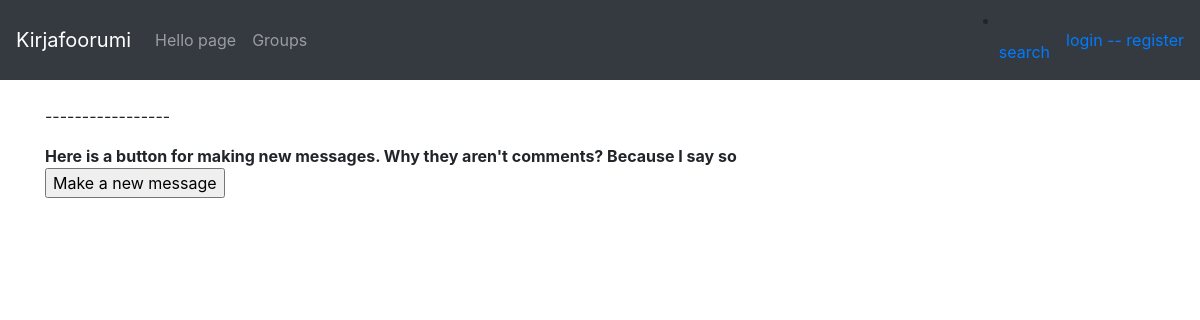
Page /groups/1/ on the earlier database version.
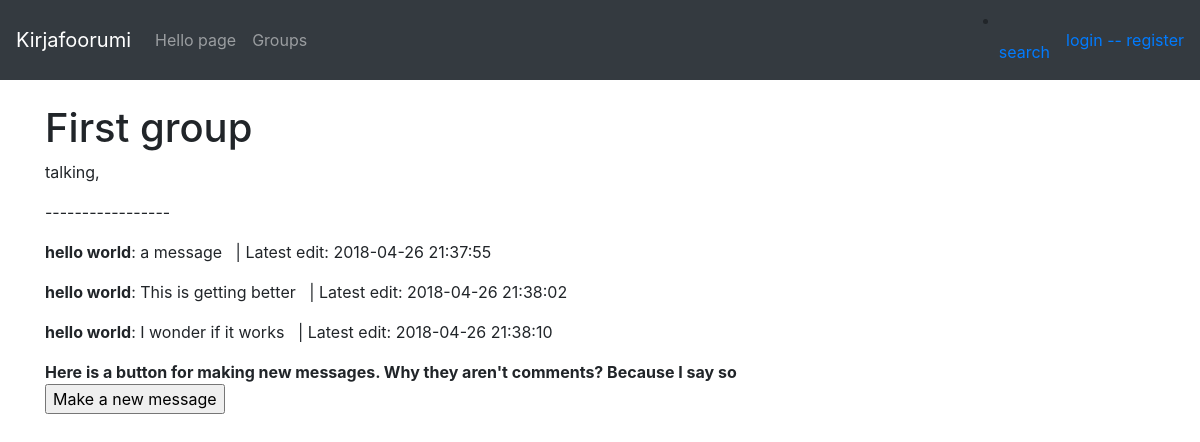
Same page on the later database version.
### application/messages/models.py (models this page shows, shortened)
class Groups(Base):
    heading = db.Column(db.String(20), nullable=False)
    account_id = db.Column(db.Integer, db.ForeignKey('account.id'), nullable = False)
    book_id = db.Column(db.Integer, db.ForeignKey('book.id'))
    messages = db.relationship("Message", backref='Groups', lazy=True)
    @staticmethod
    def findMessagesByGroup(group_id):
        stmt = text(
            "SELECT DISTINCT Message.text, Message.account_id, Message.group_id, Message.id, Message.date_created, Message.date_modified FROM Groups, Message WHERE Message.group_id = :id ORDER BY message.date_created").params(id = group_id)
        res = db.engine.execute(stmt)
        response = []
        for row in res:
            response.append({"id":row[3], "text":row[0], "account_id":row[1], "group_id":row[2], "date_created":row[4], "date_modified":row[5]})
        return response
    def categories(group_id):
        stmt = text(
            "SELECT DISTINCT Category.id, Category.name FROM Groups, Group_category, Category WHERE Category.id = Group_category.category_id AND Group_category.group_id = :id").params(id = group_id)
        res = db.engine.execute(stmt)
        response = []
        for row in res:
            response.append({"id":row[0], "name":row[1]})
        return response

class Category(Base):
    name = db.Column(db.String(15), nullable=False, unique=True)

class Message(Base):
    text = db.Column(db.String(10000), nullable=False)
    account_id = db.Column(db.Integer, db.ForeignKey('account.id'), nullable = False)
    group_id = db.Column(db.Integer, db.ForeignKey('groups.id'), nullable = False)

### application/auth/models.py (models this page shows, shortened)
class User(Base):
    __tablename__ = "account"
    name = db.Column(db.String(144), unique=True, nullable=False)
    username = db.Column(db.String(144), unique=True, nullable=False)
    password = db.Column(db.String(144), nullable=False)
    messages = db.relationship("Message", backref='account', lazy=True)
    groups = db.relationship("Groups", backref='account', lazy=True)
    role_id = db.Column(db.Integer, db.ForeignKey('role.id'), nullable = False)

### application/messages/messages.py (the view)
@app.route("/groups/<group_id>/")
def group_messages(group_id):
    categories = Groups.categories(group_id)
    messages = Groups.findMessagesByGroup(group_id)
    ug = user_getter()
    g = Groups.query.get(group_id)
    return render_template("messages/messages.html", messages = messages, group_id=group_id, g = g, ug = ug, categories = categories)

### application/messages/messages.py (called while the page is built)
    def get_account(self, account_id):
        return User.query.get(account_id)

### application/templates/messages/messages.html (shortened to what this page needs)
{% extends "layout.html" %}
{% block body %}
    <h1>{{ g.heading }}</h1>
    <p>
    {% for category in categories %}
    {{ category.name }},
    {% endfor %}
    </p>
    <p>
        -----------------
    </p>
    {% for message in messages %}
    <p><b>{{ ug.get_account(message.account_id).name }}</b>: {{ message.text }}
        &nbsp; | Latest edit: {{ message.date_modified }} &nbsp;
    </p>
    {% endfor %}
    <b>Here is a button for making new messages. Why they aren't comments? Because I say so</b>
    <form method="GET" action="{{ url_for('message_form', group_id= group_id) }}">
        <input type="submit" value="Make a new message"/>
    </form>
{% endblock %}

Differences in the rows shown:
added Groups: heading "First group"
now on this page (row unchanged): Category: name "talking"
added Message: text "a message", date_modified "2018-04-26 21:37:55"
now on this page (row unchanged): User: get_account "hello world"
added Message: text "This is getting better", date_modified "2018-04-26 21:38:02"
added Message: text "I wonder if it works", date_modified "2018-04-26 21:38:10"
